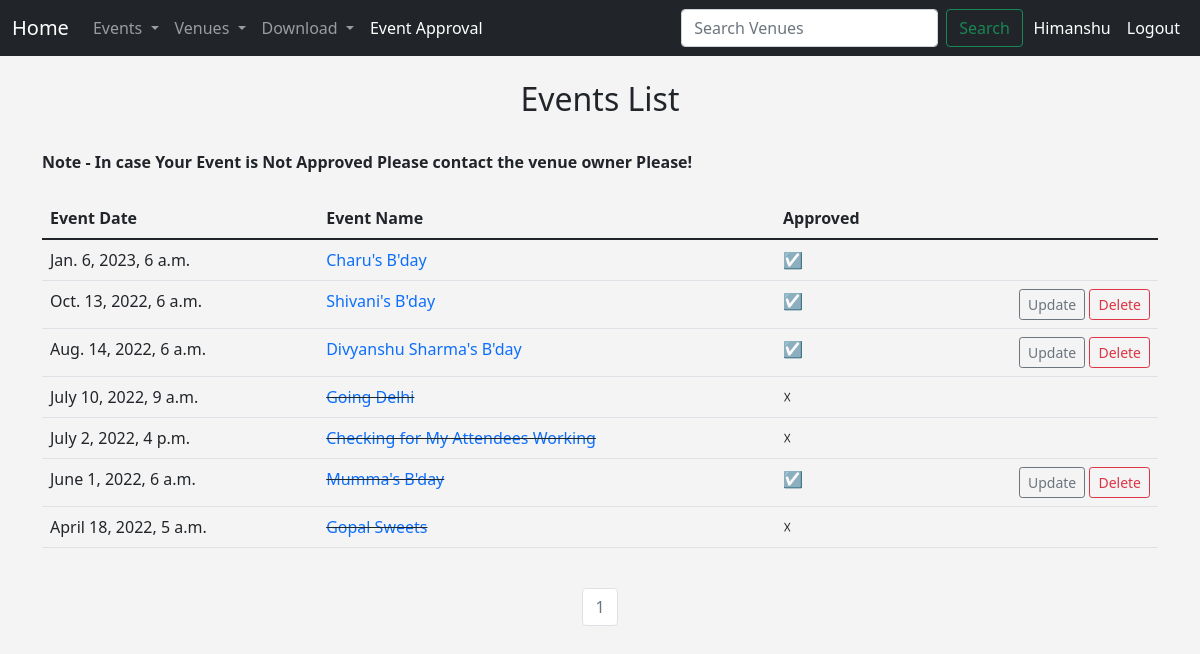
Page /events (signed in) on the committed database.
### events/models.py (models this page shows, shortened)
class Event(models.Model):
    name=models.CharField('Event Name',max_length=120)
    event_date=models.DateTimeField('Event Date ')
    venue= models.ForeignKey(Venue,blank=True,null=True,on_delete=models.CASCADE)
    manager= models.ForeignKey(User,blank=True,null=True,on_delete=models.SET_NULL)
    description=models.TextField(blank=True)
    attendees= models.ManyToManyField(User,blank=True,related_name="all_users")
    approved=models.BooleanField("Approved",default=False)
    def __str__(self):
        return self.name
    @property
    def days_left(self):
        today=date.today()
        days_left=self.event_date.date()-today
        temp=str(days_left).split(",",1)[0].split(' ')[0]
        return int(temp)

### events/views.py (the view)
# urls.py: path('events',views.all_events,name='list-events'),
def all_events(request):
    if request.user.is_authenticated:
        p=Paginator(Event.objects.all().order_by('-event_date'),8)
        page= request.GET.get('page')
        event_list=p.get_page(page)
        return render(request,'events/event_list.html',{
            'event_list':event_list}
            )
    else:
        messages.success(request,("You are not logged in, Please Log in first"))
        return redirect('home')

### events/templates/events/event_list.html (shortened to what this page needs)
{% extends 'events/base.html' %}
{%block content%}
<center>
    <h2>Events List</h2>
</center>
<br>
<b align="left">Note - In case Your Event is Not Approved Please contact the venue owner Please!</b>
<center>
    <br>
    <table class="table table-hover">
        <thead>
            <tr>
                <th scope="col">Event Date</th>
                <th scope="col">Event Name</th>
                <th scope="col">Approved</th>
            </tr>
        </thead>
        {%for event in event_list%}
        <tr>
            <td align="left">{{event.event_date}}</td>
            <td>
                {%if event.days_left < 0 %}
                <del><a href="{% url 'show_event'  event.id %}" style="text-decoration: none;">{{event}}</a></del>
                {%else%}
                <a href="{% url 'show_event'  event.id %}" style="text-decoration: none;">{{event}}</a>
                {%endif%}
            </td>
            {%if event.approved %}
            <td>&#9745 </td>
            {%else%}
            <td>&#9747</td>
            {%endif%}
            {% if user.is_authenticated and event.manager == user %}
            <td align="right">
                <a href="{% url 'update-event'  event.id %}" style="text-decoration: none;"
                    class="btn btn-outline-secondary btn-sm"> Update</a>
                <a href="{% url 'delete-event'  event.id %}" style="text-decoration: none;"
                    class="btn btn-outline-danger btn-sm"> Delete</a>
            </td>
            {%else%}
            <td align="right"></td>
            {%endif%}
        </tr>
        {%endfor%}
    </table>
    <br>
    <nav aria-label="Page navigation example">
        <ul class="pagination justify-content-center">
            {% for i in event_list.paginator.page_range %}
            {% if i == event_list.number %}
            <li class="page-item disabled"><a class="page-link" href="#"> {{event_list.number}}
                </a></li>
            {% else %}
            <li class="page-item"><a class="page-link" href="?page={{i}}">{{ i }}</a></li>
            {%endif%}
            {%endfor%}
        </ul>
    </nav>
</center>
{%endblock%}

### events/templates/events/navbar.html (shortened to what this page needs)
<nav class="navbar navbar-expand-lg navbar-dark bg-dark">
    <div class="container-fluid">
        <a class="navbar-brand" href="{%url 'home' %}">Home</a>
        <div class="collapse navbar-collapse" id="navbarSupportedContent">
            <ul class="navbar-nav me-auto mb-2 mb-lg-0">
                {%if  user.is_authenticated %}
                <li class="nav-item dropdown">
                    <a class="nav-link dropdown-toggle" href="#" id="navbarDropdown" role="button"
                        data-toggle="dropdown" aria-haspopup="true" aria-expanded="false">
                        Events
                    </a>
                </li>
                <li class="nav-item dropdown">
                    <a class="nav-link dropdown-toggle" href="#" id="navbarDropdown" role="button"
                        data-toggle="dropdown" aria-haspopup="true" aria-expanded="false">
                        Venues
                    </a>
                </li>
                <li class="nav-item dropdown">
                    <a class="nav-link dropdown-toggle" href="#" id="navbarDropdown" role="button"
                        data-toggle="dropdown" aria-haspopup="true" aria-expanded="false">
                        Download
                    </a>
                </li>
                <li class="nav-item">
                    <a class="nav-link active" aria-current="page" href="{% url 'approve_events' %}">Event Approval</a>
                </li>
                {%endif%}
            </ul>
            {% if user.is_authenticated %}
            <form class="d-flex" method=POST action="{% url 'search-venues' %}" style="padding-right: 0.7mm;">
                <input class="form-control me-2" type="search" placeholder="Search Venues" aria-label="Search"
                    name="searched_data">
                <button class="btn btn-outline-success" type="submit">Search</button>
            </form>
            <div style="color: white; padding: 0.5rem 0.5rem;"> {{user.first_name}} </div>
            <a class="nav-link active" aria-current="page" href="{% url 'logout-user' %}"
                style="color: white; padding: 0.5rem 0.5rem">Logout</a>
            {% endif %}
        </div>
    </div>
</nav>

### events/templates/events/base.html (style rules this page uses)
body { background: #f4f4f4; }

### rows in the picture
Event: event_date "Jan. 6, 2023, 6 a.m.", name "Charu's B'day"
Event: event_date "Oct. 13, 2022, 6 a.m.", name "Shivani's B'day", shows "Update"
Event: event_date "Aug. 14, 2022, 6 a.m.", name "Divyanshu Sharma's B'day", shows "Update"
Event: event_date "July 10, 2022, 9 a.m.", name "Going Delhi"
Event: event_date "July 2, 2022, 4 p.m.", name "Checking for My Attendees Working"
Event: event_date "June 1, 2022, 6 a.m.", name "Mumma's B'day", shows "Update"
Event: event_date "April 18, 2022, 5 a.m.", name "Gopal Sweets"

### other values in the picture
{{ user.first_name }} "Himanshu"
{{ event_list.number }} "1"
